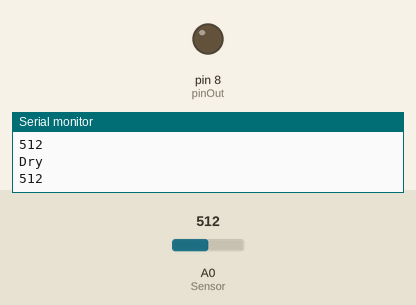
Recording of a sketch running on a simulated Arduino Uno, built with avr-gcc and run on an emulated ATmega328P. Parts: output pins drawn as LEDs (lit = HIGH), the last lines printed to the serial monitor. Inputs (shaded band) come from the test bench; at power-on: A0 (Sensor) = 512.

Above: at 3.8 s.
3.9 s: A0 (Sensor) set to 535
At 6.7 s:
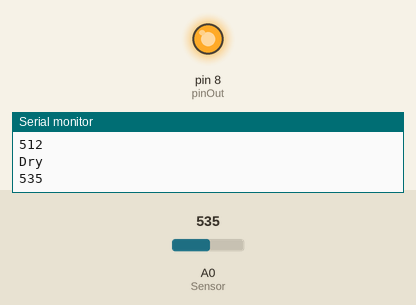
7.8 s: A0 (Sensor) set to 511
At 15.2 s:
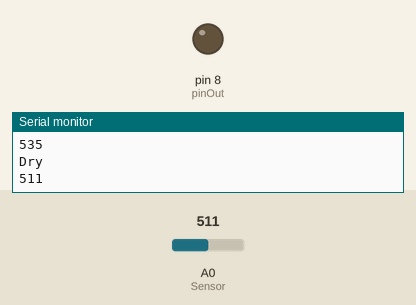
15.5 s: A0 (Sensor) set to 530
At 17.5 s:
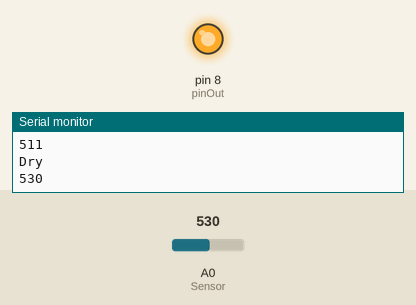
Timing chart, 0 to 19.0 s (numbered marks = the images above; inputs shaded):
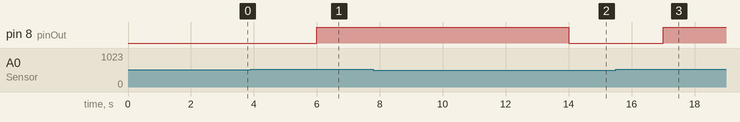

The sketch:

SoilMoisture.ino
```cpp
/***********Notice and Trouble shooting***************
 1.This code is tested on Arduino Uno.
 2.Sensor is connect to Analog 0 port. Sensor is connected to 3.3V and GND //Capacitive soil moisture sensor
 3.Relay is connected to Digital 8 port. Raly is connected to 5V and GND  //JQC-3FF-S-Z
 ****************************************************/

const int AirValue = 600;
const int WaterValue = 285;
int intervals = (AirValue - WaterValue)/3;   //(600-285)/3=105
int soilMoistureValue = 0;
int pinOut = 8;

void setup() {
  Serial.begin(9600); // open serial port, set the baud rate to 9600 bps
  pinMode(8, OUTPUT);
}
void loop() {
soilMoistureValue = analogRead(A0);  //put Sensor insert into soil
if(soilMoistureValue > WaterValue && soilMoistureValue < (WaterValue + intervals)) //moisture > 285 & moisture < 390
{
  Serial.println("Very Wet");
}
else if(soilMoistureValue > (WaterValue + intervals) && soilMoistureValue < (AirValue - intervals)) //moisture > 390 & moisture < 495
{
  Serial.println("Wet");
}
else if(soilMoistureValue < AirValue && soilMoistureValue > (AirValue - intervals)) //moisture > 495 & moisture < 600
{
  Serial.println("Dry");
}
Serial.println(soilMoistureValue);


  if (soilMoistureValue >= 520){
    digitalWrite(pinOut, HIGH);
    delay(5000);
  }
  else {
    digitalWrite(pinOut, LOW);
  }


delay(3000);
}
```

Measured:
- the behaviour switches between 519 and 520 on A0 (Sensor) (found by bisection; images 0 and 1)
- after the input at 3.9 s, pin 8 (pinOut): LOW → HIGH after 2.1 s
- after the input at 7.8 s, pin 8 (pinOut): HIGH → LOW after 6.2 s
- after the input at 15.5 s, pin 8 (pinOut): LOW → HIGH after 1.5 s
